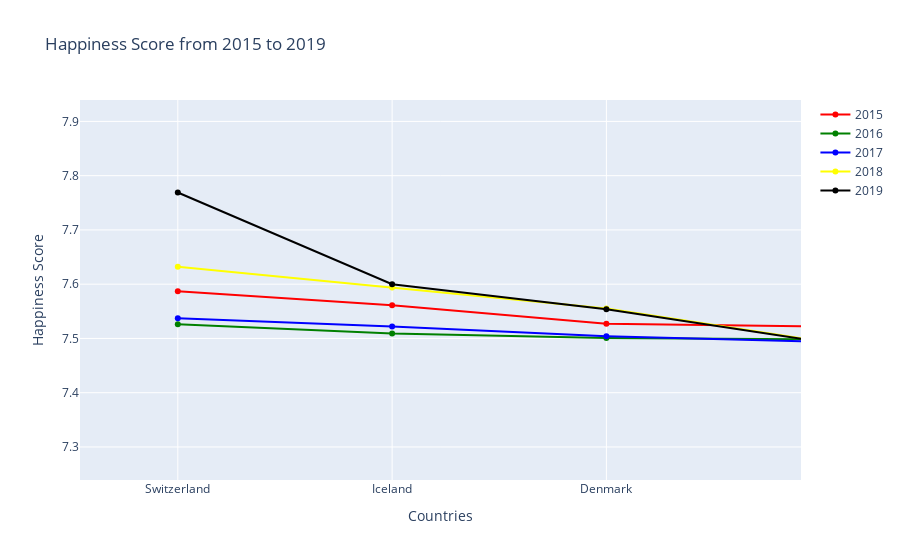

Here is the notebook cell this chart was saved with:
### Markdown cell above
# **Line chart of Happiness Score from 2015 to 2019 follow each country**

### Code cell
# Creating trace for 2015
trace_5 = go.Scatter(x = year_2015['Country'],
                    y = year_2015['Happiness Score'],
                    mode = "lines+markers",
                    name = "2015",
                    marker = dict(color = 'red'),
                    text= year_2015['Country'])

# Creating trace for 2016
trace_6 = go.Scatter(x = year_2015['Country'],
                    y = year_2016['Happiness Score'],
                    mode = "lines+markers",
                    name = "2016",
                    marker = dict(color = 'green'),
                    text= year_2015['Country'])

# Creating trace for 2017
trace_7 = go.Scatter(x = year_2015['Country'],
                    y = year_2017['Happiness.Score'],
                    mode = "lines+markers",
                    name = "2017",
                    marker = dict(color = 'blue'),
                    text= year_2015['Country'])

# Creating trace for 2018
trace_8 = go.Scatter(x = year_2015['Country'],
                    y = year_2018['Score'],
                    mode = "lines+markers",
                    name = "2018",
                    marker = dict(color = 'yellow'),
                    text= year_2015['Country'])

# Creating trace for 2019
trace_9 = go.Scatter(x = year_2015['Country'],
                    y = year_2019['Score'],
                    mode = "lines+markers",
                    name = "2019",
                    marker = dict(color = 'black'),
                    text= year_2015['Country'])
data = [trace_5, trace_6, trace_7, trace_8, trace_9]
layout = dict(title = 'Happiness Score from 2015 to 2019',
              xaxis= dict(title= 'Countries',ticklen= 5,zeroline= False),
              yaxis= dict(title= 'Happiness Score',ticklen= 5,zeroline= False),
              hovermode="x unified")

fig = dict(data = data, layout = layout)
iplot(fig)

### Figure 1 — Plotly figure (JSON) as saved in the notebook; plotly's stock layout.template omitted (floating-point values rounded to 4 significant figures; data arrays with more than 128 entries replaced by an {"elided": "..."} marker saying what was removed)
{"data": [{"marker": {"color": "red"}, "mode": "lines+markers", "name": "2015", "text": {"elided": "158 str values"}, "type": "scatter", "x": {"elided": "158 str values"}, "y": {"elided": "158 float values"}}, {"marker": {"color": "green"}, "mode": "lines+markers", "name": "2016", "text": {"elided": "158 str values"}, "type": "scatter", "x": {"elided": "158 str values"}, "y": {"elided": "157 float values"}}, {"marker": {"color": "blue"}, "mode": "lines+markers", "name": "2017", "text": {"elided": "158 str values"}, "type": "scatter", "x": {"elided": "158 str values"}, "y": {"elided": "155 float values"}}, {"marker": {"color": "yellow"}, "mode": "lines+markers", "name": "2018", "text": {"elided": "158 str values"}, "type": "scatter", "x": {"elided": "158 str values"}, "y": {"elided": "156 float values"}}, {"marker": {"color": "black"}, "mode": "lines+markers", "name": "2019", "text": {"elided": "158 str values"}, "type": "scatter", "x": {"elided": "158 str values"}, "y": {"elided": "156 float values"}}], "layout": {"hovermode": "x unified", "title": {"text": "Happiness Score from 2015 to 2019"}, "xaxis": {"ticklen": 5, "title": {"text": "Countries"}, "zeroline": false, "type": "category", "range": [-0.4564, 2.908], "autorange": false}, "yaxis": {"ticklen": 5, "title": {"text": "Happiness Score"}, "zeroline": false, "type": "linear", "range": [7.239, 7.939], "autorange": false}, "autosize": true}}
